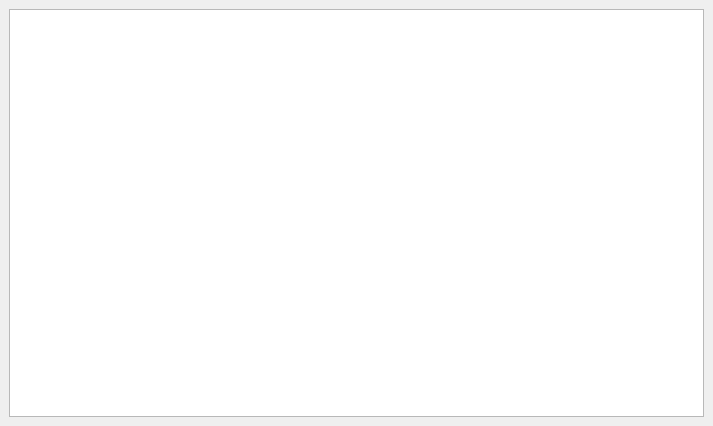
<?xml version="1.0" encoding="UTF-8"?>
<ui version="4.0">
 <class>MainWindow</class>
 <widget class="QMainWindow" name="MainWindow">
  <property name="geometry">
   <rect>
    <x>0</x>
    <y>0</y>
    <width>713</width>
    <height>426</height>
   </rect>
  </property>
  <property name="windowTitle">
   <string>MainWindow</string>
  </property>
  <widget class="QWidget" name="centralwidget">
   <layout class="QVBoxLayout" name="verticalLayout">
    <item>
     <widget class="QGraphicsView" name="graphicsView">
      <property name="autoFillBackground">
       <bool>false</bool>
      </property>
     </widget>
    </item>
   </layout>
  </widget>
 </widget>
 <tabstops>
  <tabstop>graphicsView</tabstop>
 </tabstops>
 <resources/>
 <connections/>
</ui>
